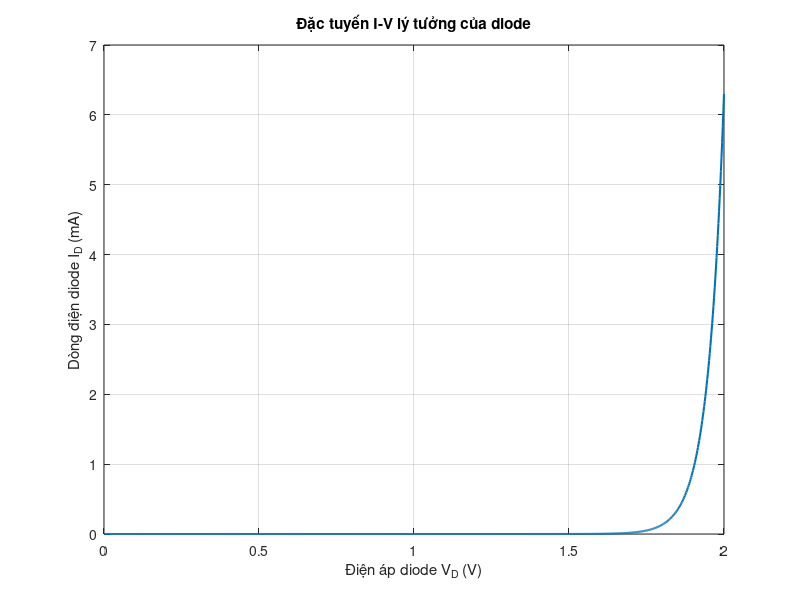

MATLAB code for this plot:
clc; clear; close all;

% Tham số diode
Is = 1e-16;          % Dòng ngược bão hòa (A)
n  = 2;              % Hệ số phát xạ
T  = 300;            % Nhiệt độ (K)

% Hằng số vật lý
k = 1.380649e-23;    % Hằng số Boltzmann
q = 1.602176634e-19; % Điện tích electron
Vt = k*T/q;          % Điện áp nhiệt (~25.85 mV ở 300K)

% Điện áp quét
Vd = linspace(0, 2, 1000);

% Phương trình diode Shockley
Id = Is .* (exp(Vd./(n*Vt)) - 1);

% Vẽ đồ thị
figure;
plot(Vd, Id, 'LineWidth', 1.5);
grid on;
xlabel('Điện áp diode V_{D} (V)', 'Interpreter', 'tex');
ylabel('Dòng điện diode I_{D} (mA)', 'Interpreter', 'tex');
title('Đặc tuyến I-V lý tưởng của diode');
